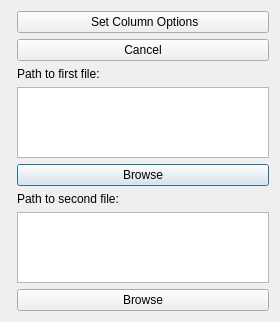
<?xml version="1.0" encoding="UTF-8"?>
<ui version="4.0">
 <class>Dialog</class>
 <widget class="QDialog" name="Dialog">
  <property name="geometry">
   <rect>
    <x>0</x>
    <y>0</y>
    <width>280</width>
    <height>322</height>
   </rect>
  </property>
  <property name="windowTitle">
   <string>Dialog</string>
  </property>
  <layout class="QFormLayout" name="formLayout">
   <item row="2" column="1">
    <widget class="QLabel" name="label">
     <property name="text">
      <string>Path to first file:</string>
     </property>
    </widget>
   </item>
   <item row="3" column="1">
    <widget class="QPlainTextEdit" name="plainTextEdit"/>
   </item>
   <item row="4" column="1">
    <widget class="QPushButton" name="pushButton">
     <property name="text">
      <string>Browse</string>
     </property>
    </widget>
   </item>
   <item row="5" column="1">
    <widget class="QLabel" name="label_2">
     <property name="text">
      <string>Path to second file:</string>
     </property>
    </widget>
   </item>
   <item row="6" column="1">
    <widget class="QPlainTextEdit" name="plainTextEdit_2"/>
   </item>
   <item row="7" column="1">
    <widget class="QPushButton" name="pushButton_2">
     <property name="text">
      <string>Browse</string>
     </property>
    </widget>
   </item>
   <item row="0" column="1">
    <widget class="QPushButton" name="pushButton_3">
     <property name="text">
      <string> Set Column Options</string>
     </property>
    </widget>
   </item>
   <item row="1" column="1">
    <widget class="QPushButton" name="pushButton_4">
     <property name="text">
      <string>Cancel</string>
     </property>
    </widget>
   </item>
  </layout>
 </widget>
 <resources/>
 <connections/>
</ui>
